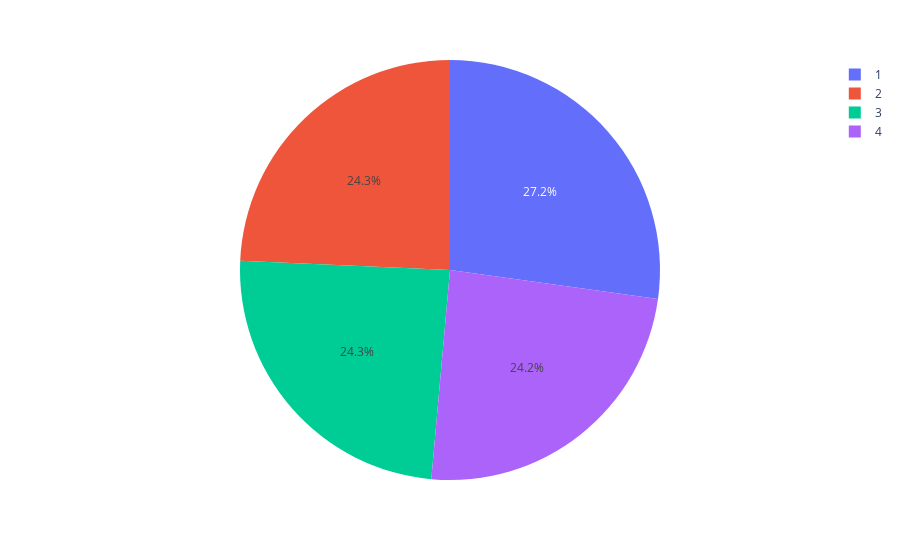

Here is the notebook cell this chart was saved with:
### Code cell
#Lets look in more detalis on regions. The way it is distributed
pie = data['region'].value_counts()
regions = pie.index
population = pie.values
fig = px.pie(data, values = population, names = regions)
fig.show()
#

### Figure 1 — Plotly figure (JSON) as saved in the notebook; plotly's stock layout.template omitted (floating-point values rounded to 4 significant figures)
{"data": [{"domain": {"x": [0, 1], "y": [0, 1]}, "hovertemplate": "label=%{label}<br>value=%{value}<extra></extra>", "labels": [1, 2, 3, 4], "legendgroup": "", "name": "", "showlegend": true, "type": "pie", "values": [364, 325, 325, 324]}], "layout": {"legend": {"tracegroupgap": 0}, "margin": {"t": 60}}}
